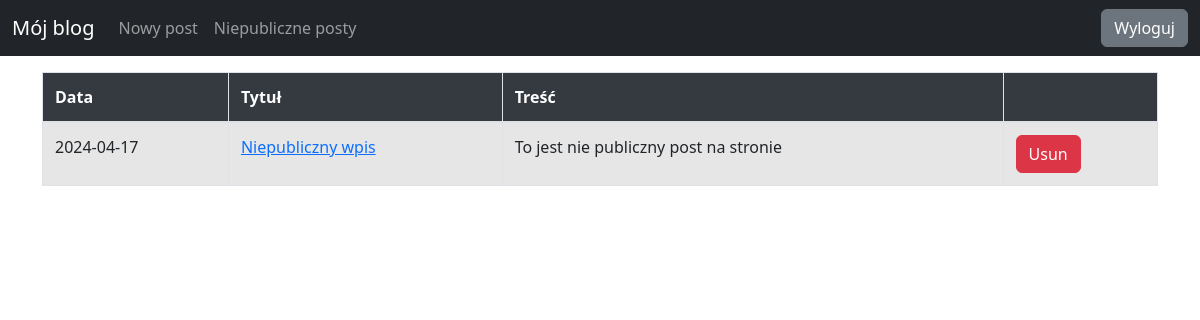
Before: /list_drafts (signed in) with the older database file.
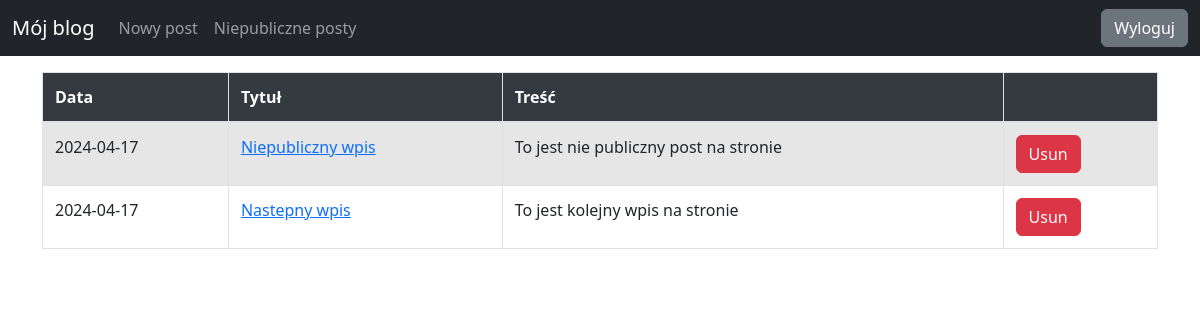
After: the same page with the newer database file.
### blog/models.py (models this page shows)
class Entry(db.Model):
    id = db.Column(db.Integer, primary_key=True)
    title = db.Column(db.String(80), nullable=False)
    body = db.Column(db.Text, nullable=False)
    pub_date = db.Column(db.DateTime, nullable=False, default=datetime.datetime.utcnow)
    is_published = db.Column(db.Boolean, default=False)

### blog/routes.py (the view)
@app.route("/list_drafts", methods=['GET', 'POST'])
@login_required
def list_drafts():
   drafts = Entry.query.filter_by(is_published=False).order_by(Entry.pub_date.desc())
   return render_template("drafts.html", drafts=drafts)

### blog/routes.py (called while the page is built)
def login_required(view_func):
   @functools.wraps(view_func)
   def check_permissions(*args, **kwargs):
      if session.get('logged_in'):
         return view_func(*args, **kwargs)
      return redirect(url_for('login', next=request.path))
   return check_permissions

### blog/templates/drafts.html
{% extends "base.html" %}
{% block content %}
<div class="container mt-3">
    <table class="table table-hover table-striped table-bordered">
        <thead class="thead-dark">
            <tr>
                <th scope="col">Data</th>
                <th scope="col">Tytuł</th>
                <th scope="col">Treść</th>
                <th scope="col"></th>
            </tr>
        </thead>
        <tbody>
            {% for post in drafts %}
                <tr>
                    <td>{{ post.pub_date.strftime('%Y-%m-%d') }}</td>
                    <td>
                        <a href="{{ url_for('manage_entry', entry_id=post.id) }}">
                            {{ post.title }}
                        </a>
                    </td>
                    <td>{{ post.body|truncate(100, true) }}</td>
                    <form action="{{ url_for('delete_entry', entry_id=post.id) }}" method="post">
                        <td><button class="btn btn-danger" type="submit">Usun</button></td>
                    </form>
                </tr>
            {% endfor %}
        </tbody>
    </table>
</div>
{% endblock %}

### blog/templates/base.html (shortened to what this page needs)
<!DOCTYPE html>
<html lang="en">
    <head>
        <link href="static/styles.css" rel="stylesheet" />
    </head>
    <body>
        <nav class="navbar navbar-expand-lg navbar-dark bg-dark">
            <div class="container-fluid">
                <a class="navbar-brand" href="/">Mój blog</a>
                <div class="collapse navbar-collapse" id="navbarSupportedContent">
                    <ul class="navbar-nav me-auto mb-2 mb-lg-0">
                        <li class="nav-item">
                            <a class="nav-link" href="{{ url_for('manage_entry') }}">Nowy post</a>
                        </li>
                        <li class="nav-item">
                            <a class="nav-link" href="/list_drafts">Niepubliczne posty</a>
                        </li>
                    </ul>
                    <ul class="navbar-nav ms-auto mb-2 mb-lg-0">
                        {% if session.logged_in %}
                            <form class="d-flex" action="{{ url_for('logout') }}" method="post">
                                <button class="btn btn-secondary my-2 my-sm-0" type="submit">Wyloguj</button>
                            </form>
                        {% else %}
                            <li class="nav-item">
                                <a class="btn btn-secondary my-2 my-lg-0" href="{{ url_for('login') }}">Zaloguj</a>
                            </li>
                        {% endif %}
                    </ul>
                </div>
            </div>
        </nav>
        {% block content %}
        {% endblock %}
    </body>
</html>

Changed rows visible on the page:
now on this page (row edited): Entry: pub_date "2024-04-17", title "Nastepny wpis", body "To jest kolejny wpis na stronie"
